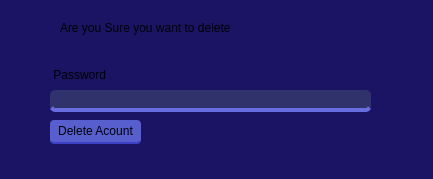
<?xml version="1.0" encoding="UTF-8"?>
<ui version="4.0">
 <class>deleteaccount</class>
 <widget class="QDialog" name="deleteaccount">
  <property name="geometry">
   <rect>
    <x>0</x>
    <y>0</y>
    <width>433</width>
    <height>179</height>
   </rect>
  </property>
  <property name="windowTitle">
   <string>Dialog</string>
  </property>
  <property name="styleSheet">
   <string notr="true">QDialog
{

	Background-color:#1B1464;

}</string>
  </property>
  <widget class="QLineEdit" name="Passedit">
   <property name="geometry">
    <rect>
     <x>50</x>
     <y>90</y>
     <width>321</width>
     <height>22</height>
    </rect>
   </property>
   <property name="styleSheet">
    <string notr="true">QLineEdit
{
	
	background-color: #30336b;
	border-bottom: 4px solid #686de0;
	
	border-radius: 5px;
	
}
QLineEdit::Focus
{
	background-color: #130f40;
	border-bottom: 4px solid #4834d4;
	
	border-radius: 5px;
	color: #95afc0;
}
QLineEdit::Hover
{
	background-color: #130f40;
	border-bottom: 4px solid #4834d4;
	
	border-radius: 5px;
}</string>
   </property>
  </widget>
  <widget class="QLabel" name="passwordlabel">
   <property name="geometry">
    <rect>
     <x>50</x>
     <y>60</y>
     <width>61</width>
     <height>29</height>
    </rect>
   </property>
   <property name="text">
    <string> Password</string>
   </property>
  </widget>
  <widget class="QPushButton" name="DeleteAc">
   <property name="geometry">
    <rect>
     <x>50</x>
     <y>120</y>
     <width>91</width>
     <height>24</height>
    </rect>
   </property>
   <property name="styleSheet">
    <string notr="true">QPushButton
{

	background-color: #575fcf;
	border-bottom: 2px solid #3c40c6;
	
	border-radius: 4px;
}
QPushButton::Hover
{
	background-color : #3c40c6;
	border-bottom: 2px solid #575fcf;
	
	border-radius: 4px;
}
QPushButton::pressed
{
	background-color: #575fcf;
	border-bottom: 2px solid #3c40c6;
	
	border-radius: 4px;
}
</string>
   </property>
   <property name="text">
    <string>Delete Acount</string>
   </property>
  </widget>
  <widget class="QLabel" name="SureLabel">
   <property name="geometry">
    <rect>
     <x>60</x>
     <y>20</y>
     <width>301</width>
     <height>16</height>
    </rect>
   </property>
   <property name="text">
    <string>Are you Sure you want to delete</string>
   </property>
  </widget>
 </widget>
 <resources/>
 <connections/>
</ui>
